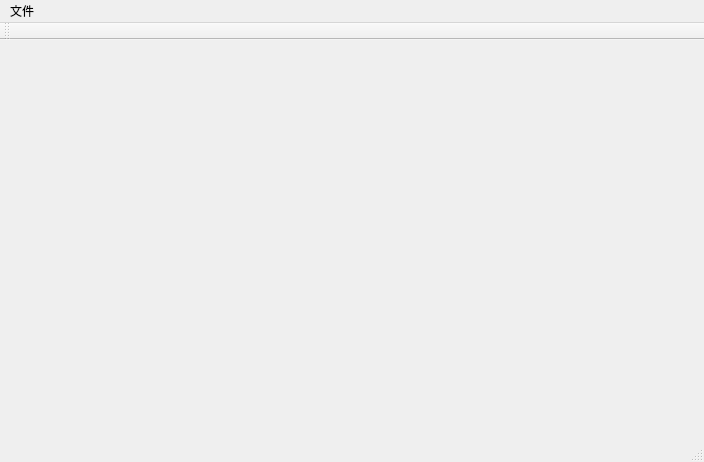
<?xml version="1.0" encoding="UTF-8"?>
<ui version="4.0">
 <class>MainWindow</class>
 <widget class="QMainWindow" name="MainWindow">
  <property name="geometry">
   <rect>
    <x>0</x>
    <y>0</y>
    <width>704</width>
    <height>462</height>
   </rect>
  </property>
  <property name="windowTitle">
   <string>MainWindow</string>
  </property>
  <widget class="QWidget" name="centralWidget">
   <property name="sizePolicy">
    <sizepolicy hsizetype="Expanding" vsizetype="Expanding">
     <horstretch>0</horstretch>
     <verstretch>0</verstretch>
    </sizepolicy>
   </property>
  </widget>
  <widget class="QMenuBar" name="menuBar">
   <property name="geometry">
    <rect>
     <x>0</x>
     <y>0</y>
     <width>704</width>
     <height>22</height>
    </rect>
   </property>
   <widget class="QMenu" name="menu">
    <property name="title">
     <string>文件</string>
    </property>
    <addaction name="load"/>
   </widget>
   <addaction name="menu"/>
  </widget>
  <widget class="QToolBar" name="mainToolBar">
   <attribute name="toolBarArea">
    <enum>TopToolBarArea</enum>
   </attribute>
   <attribute name="toolBarBreak">
    <bool>false</bool>
   </attribute>
  </widget>
  <widget class="QStatusBar" name="statusBar"/>
  <action name="load">
   <property name="text">
    <string>导入</string>
   </property>
  </action>
 </widget>
 <layoutdefault spacing="6" margin="11"/>
 <resources/>
 <connections/>
</ui>
